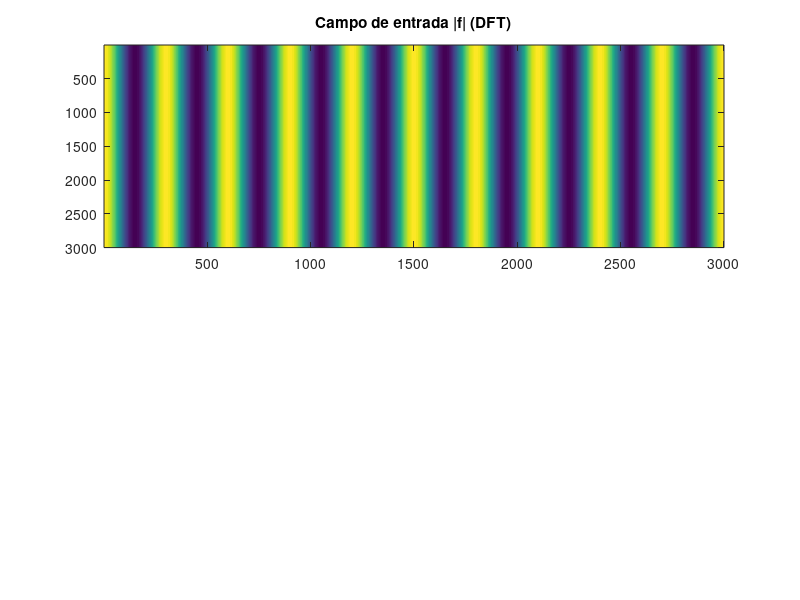

The MATLAB script that drew this image: (Note: this script raises an error after producing the figure.)
%%%%%%%%%%%% IMPLEMENTACION DE LA DIFRACCION DE FRESNEL %%%%%%%%%%%%%%%%%%%%%%%%%%
%%%%%%%%%%%%%%%%%%%       Y ESPECTRO ANGULAR           %%%%%%%%%%%%%%%%%%%%%%%%%%%


%% ELEMENTOS 
%  -- Sacar la transformada de Fourier de del campo de entrada
%  -- Multiplicar por la funcion de transferencia en aproximacion paraxial
%  -- Sacar la transformada de Fourier inversa para tener el campo optico
%  de salida.
%   
%   Para ello definir :
%   - distancia z a la cual se quiere hallar la difracción
%   - la longitud de onda
%   - longitud de muestreo
%   - numero de muestras, en este caso la cantidad de muestras debe de ser .
%   

% Vamos a suponer una ventana circular por donde pasará una onda plana
% monocromática , la luz chocará con la apertura circular de 1cm de diametro 
% con una longitud de onda de 600nm 

%Parametros
lambda = 600E-9;
longitud = 1E-5; %% Longitud en metros 
N = 200;
m = 5;
L = 1E-6;
z = N*(L^2)/lambda; %Distancia de propagacion entre planos (m)


%% funcion rectangulo, el cual sera nuestro campo optico de entrada con aplitud igual a 1
per = @(a,b) 1/2 * (1 + m*cos((2*pi*a/L)));
num_of_points = 3000; % Como la funcion rect no tiene limite en F_FFT_obanda entonces irse al limite de Nyquist no es util
                      % por lo que simplemente definimos muchas muestras en
                      % nuestra implementación


 
%% Los espaciamientos en x y en y definiran que tan buena sera la recontruccion 

dx = longitud/num_of_points;  %% Modificando esto podemos obtener la imagen como tal sin
dy = longitud/num_of_points;  %% Perdida de información
dfx = 1/(num_of_points* dx); %% steps en x del plano espectral Para un espaciamiento en limite de Nyquist
dfy = 1/(num_of_points* dy); %% Steps en y del plano espectral

x = linspace(0,(num_of_points-1)*dx,num_of_points);
y = linspace(0,(num_of_points-1)*dy,num_of_points);

u = linspace(0,(num_of_points-1)*dfx , num_of_points);
v = linspace(0,(num_of_points-1)*dfy , num_of_points);

% Creamos vectores de datos X, Y donde se va a contener cada valor de la maya 
[X,Y] = meshgrid(x,y);
[U,V] = meshgrid(u,v);

% Definimos la funcion f como el campo optico que se propagara y se
% difractará
f = per(X,Y);

%%Aumentamos la campo optico de entrada con zeros para mejorar la separacion de clones
% f = padding(f,10);
% 
% size_f = size(f);
% 
% %Cambiamos los parametros de salto entre puntos si es necesario, para el
% %caso de un padding, queremos cambiar la cantidad de muestras para
% %disminuir el espaciamiento entre muestras en el espectro
% 
% disp(dfx);
% disp(dx);
% 
% [dfx,dfy] = change_frequencial_parameters(dx,dy,size_f(1),size_f(2));
% 
% disp(dfx);
% disp(dx);
% 
% %Aumentamos tambien los dominios 
% [X,Y] = change_space_domain(dx,dy,size_f(1),size_f(2));
% [U,V] = change_spectral_domain(dfx,dfy,size_f(1),size_f(2));
% 
% num_of_points = size_f(1);

figure;
subplot(2,1,1);
imagesc(f);
title("Campo de entrada |f| (DFT)");


%% Implementacion por FFT

% Sacamos la transformada de Fourier del campo de entrada multiplicada por
% la fase parabolica de entrada en la apertura
% f_DFT_o = dft(z,lambda,X,Y,XO,YO,f.* exp(1i*(pi/(lambda*z))*(X.^2 + Y.^2)));
f_fft_o = fft2(f);
f_fft_o = shift(f_fft_o);
% f_DFT_o = shift(f_DFT_o);
% f_DFT_o = f_DFT_o./(max(max(abs(f_DFT_o))));
%F_FFT_o = abs(F_FFT_o);



% El siguiente paso es multiplicar el espectro angular de entrada por la 
% función de transferencia del espacio libre para así obtener el espectro
% angular del campo óptico de llegada posterior a la difracción

f_fft_s = f_fft_o .* exp(1i*(2*pi*z)/(lambda)).*exp(-1i*(pi*lambda*z) * ((U-(num_of_points*dfx)/2).^2 + ...
                                               (V-(num_of_points*dfy)/2).^2));

f_recontructed_fft = ifft2(f_fft_s);

subplot(2,1,2);
imagesc(abs(f_recontructed_fft).^2);
title("Campo Difractado |f| (FFT)")

colormap("gray");
colorbar("off");

%% Aqui vamos a crear una funcion que shiftea una matriz NxM

function shifted_matrix = shift(M)
        size_of = size(M); 

        M_shifted = zeros(size_of(1),size_of(2));

        % Primer cuadrante
        M_shifted(1:size_of(1)/2,1:size_of(2)/2) = ...
                        M(size_of(1)/2+1:size_of(1),size_of(2)/2+1:size_of(2));
        
        % Segundo Cuadrante
        M_shifted(1:size_of(1)/2,size_of(2)/2+1:size_of(2)) = ...
                        M(size_of(1)/2+1:size_of(1),1:size_of(2)/2);
        
        
        % Tercer Cuadrante
        M_shifted(size_of(1)/2+1:size_of(1),1:size_of(2)/2) = ...
                        M(1:size_of(1)/2,size_of(2)/2+1:size_of(2));

        % Cuarto Cuadrante 
        M_shifted(size_of(1)/2+1:size_of(1),size_of(2)/2+1:size_of(2)) = ...
                        M(1:size_of(1)/2,1:size_of(2)/2);

        shifted_matrix = M_shifted;

end

%% Con esta funcion hacemos un Padding a el campo de entrada 

function [M_padded,num_new_points] = padding(M,num_zeros)

        size_of = size(M);% encuentro la cantidad de filas y columnas

        M_to_pad = zeros(size_of(1) + num_zeros*2,size_of(2) + num_zeros*2);

        num_new_points = size_of(1)+num_zeros*2;
        
        % Adjuntamos nuestra matriz en todo el centro
        M_to_pad(1+num_zeros:num_zeros+size_of(1),1+num_zeros:num_zeros+size_of(2)) = M; 
            
        %Retornamos la matriz 

        M_padded = M_to_pad;


end

%% Funcion para hallar la transformada de Fourier Discreta DFT

function F_DFT = dft(z,lambda,U,V,X,Y,fun)
        
       size_of = size (fun);
       F_dft = zeros(size_of(1),size_of(2));
       for n = 1:1:size_of(1)
           for m = 1:1:size_of(2)
                ker = fun .* (exp(-1i*(2*pi/(lambda*z))*(U(:,m)*X(1,:)+Y(:,1)*V(n,:))))';
                F_dft(n,m) = sum(sum(ker));
           end
       end  

       F_DFT = F_dft;
end

%% Funcion para hallar la transformada de Fourier inversa Discreta
function f = idft(X,Y,U,V,FUN)
       
       size_of = size(FUN);
       f_idft = zeros(size_of(1),size_of(2));
       for n = 1:1:size_of(1)
           for m = 1:1:size_of(2)
                ker = FUN .* (exp(1i*2*pi*(X(:,m)*U(1,:)+V(:,1)*Y(n,:))))';
                f_idft(n,m) = sum(sum(ker));
           end
       end      
       
       f = f_idft;
end
  

%% Con esta funcion facilmente podemos cambiar el dominio ya creado durante la rutina
function [X,Y] = change_space_domain(dx,dy,new_points_x,new_points_y)
        x = linspace(0,dx*new_points_x,new_points_x);
        y = linspace(0,dy*new_points_y,new_points_y);
            
        [X,Y] = meshgrid(x,y);

end


%% Con esta funcion cambiamos el dominio espectrar

function [U,V] = change_spectral_domain(dfx,dfy,new_points_x,new_points_y)

            u = linspace(0,dfx*new_points_x,new_points_x);
            v = linspace(0,dfy*new_points_y,new_points_y);
                
           [U,V] = meshgrid(u,v);
end

%% Con esta funcion facilmente se puede cambiar los parametros espectrales

function [dfx,dfy] = change_frequencial_parameters(dx,dy,new_points_x,new_points_y)
        
        dfx = 1/(new_points_x *dx);
        dfy = 1/(new_points_y *dy);

end